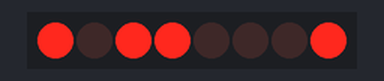
A sketch run on a simulated Arduino Uno, built with avr-gcc and run on an emulated ATmega328P. Parts: 8 shift-register outputs drawn as a row of LEDs (first output left, lit = HIGH). Wiring (inferred from the names in the program): shift register (74HC595): data pin 9; shift clock pin 10; latch pin 8. Wiring (inferred from the signals the program sends): row of LEDs: on Q0, Q1, Q2, Q3, Q4, Q5, Q6, Q7. What the sketch prints to the serial monitor is not drawn.

Above: at 0.1 s.
At 5.61 s:
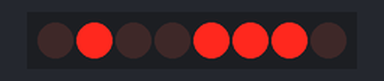
At 11.3 s:
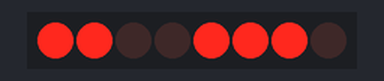
At 18.1 s:
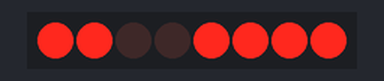
At 37.1 s:
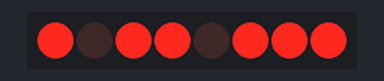
Timing chart, 0 to 40.0 s (numbered marks = the images above):
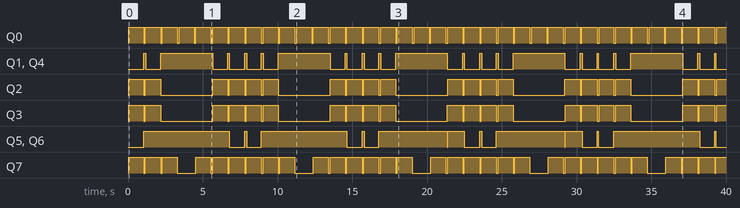

Measured:
- by itself, Q0: alternates HIGH for 1.0 s and LOW for 0.12 s
- by itself, Q1–4, Q7: moves between LOW and HIGH, repeating every 7.9 s
- by itself, Q5, Q6: LOW → HIGH at 1.1 s, → LOW 5.7 s later, → HIGH 1.0 s later, → LOW 0.14 s later, … (24 changes in this stretch)

The sketch:

74HC595_4x4_02.ino
```cpp
/*
  74HC595 ile 4x4 (R1..R4, C1..C4) tarama
  - Kolonlar ACTIVE-LOW (0 -> ON)
  - Satırlar ACTIVE-HIGH (1 -> aktif)

  GLYPH formatı (harflerdeki gibi):
    Her satır için 1 byte:
      b7 b6 b5 b4  b3 b2 b1 b0
      R1 R2 R3 R4  C1 C2 C3 C4   (C'ler ACTIVE-LOW)
*/

const int DATA_PIN = 9;    // 74HC595 DS   (pin 14)
const int CLOCK_PIN = 10;  // 74HC595 SHCP (pin 11)
const int LATCH_PIN = 8;   // 74HC595 STCP (pin 12)

const uint16_t ROW_HOLD_US = 1200;  // satır tutma süresi (parlaklık/titreme ayarı)

// -------------------- 74HC595 yazma --------------------
void shiftWrite(byte value) {
  digitalWrite(LATCH_PIN, LOW);
  shiftOut(DATA_PIN, CLOCK_PIN, MSBFIRST, value);
  digitalWrite(LATCH_PIN, HIGH);
}

/*
  makeByte:
  - Ayrı ayrı R/C bitlerini alır (0/1)
  - Senin kablolama/mapping'ine göre tek bir output byte üretir
  (Bu kısım "map()" değil: bu bir BIT PERMÜTASYONU)
*/
byte makeByte(
  byte R1, byte R2, byte R3, byte R4,
  byte C1, byte C2, byte C3, byte C4) {
  byte v = 0;

  // Rows -> output bitleri (senin kablolamana göre)
  if (R4) v |= (1 << 2);
  if (R2) v |= (1 << 0);
  if (R1) v |= (1 << 3);
  if (R3) v |= (1 << 7);

  // Cols -> output bitleri (senin kablolamana göre)
  if (C4) v |= (1 << 4);
  if (C2) v |= (1 << 5);
  if (C3) v |= (1 << 6);
  if (C1) v |= (1 << 1);

  return v;
}

/*
  INPUT MASK -> R/C bitlerine ayırıp makeByte(...) çağırır
  mask formatı:
    b7=R1, b6=R2, b5=R3, b4=R4, b3=C1, b2=C2, b1=C3, b0=C4
*/
byte makeByteFromMask(byte mask) {
  byte R1 = (mask >> 7) & 0x01;
  byte R2 = (mask >> 6) & 0x01;
  byte R3 = (mask >> 5) & 0x01;
  byte R4 = (mask >> 4) & 0x01;

  byte C1 = (mask >> 3) & 0x01;
  byte C2 = (mask >> 2) & 0x01;
  byte C3 = (mask >> 1) & 0x01;
  byte C4 = (mask >> 0) & 0x01;

  return makeByte(R1, R2, R3, R4, C1, C2, C3, C4);
}

// -------------------- GLYPH tarama --------------------
void refreshOnce(const byte glyph[4]) {
  for (byte r = 0; r < 4; r++) {
    shiftWrite(makeByteFromMask(glyph[r]));
    delayMicroseconds(ROW_HOLD_US);
  }
}

void showGlyph(const byte glyph[4], uint16_t durationMs) {
  unsigned long t0 = millis();
  while (millis() - t0 < durationMs) {
    refreshOnce(glyph);
  }
  shiftWrite(0);  // temizle
}

const byte BLANK = 0b00001111; // rows off + cols off

const byte GLYPH_CLEAR[4] = {
  0b00000000,  // R1 + C1111(ON) -> C nibble 0000
  0b00000000,  // R2
  0b00000000,  // R3
  0b00000000   // R4
};

// -------------------- Kare -> Dot animasyon glyph'leri --------------------
// FULL: tüm 4x4 dolu (kolonlar ON => C nibble = 0000)
const byte GLYPH_FULL[4] = {
  0b10000000,  // R1 + C1111(ON) -> C nibble 0000
  0b01000000,  // R2
  0b00100000,  // R3
  0b00010000   // R4
};

// BORDER: çerçeve (R1/R4 full, R2/R3 sadece C1 ve C4 ON)
// C1 & C4 ON => C nibble (C1 C2 C3 C4) = 0 1 1 0 = 0b0110
const byte GLYPH_BORDER[4] = {
  0b10000000,  // R1: ████  (C nibble 0000)
  0b01000110,  // R2: █··█
  0b00100110,  // R3: █··█
  0b00010000   // R4: ████
};

// CENTER2: ortada 2x2 (R2/R3: C2,C3 ON)
// C2 & C3 ON => C nibble = 1 0 0 1 = 0b1001
const byte GLYPH_CENTER2[4] = {
  BLANK,  // boş (satır seçmiyoruz)
  0b01001001,  // R2: ·██·
  0b00101001,  // R3: ·██·
  BLANK
};

// DOT: tek nokta (R2, C2 ON)
// sadece C2 ON => C nibble = 1 0 1 1 = 0b1011
const byte GLYPH_DOT[4] = {
  BLANK,
  0b01001011,  // R2: ·█··  (C2 ON)
  BLANK,
  BLANK
};


void setup() {
  pinMode(DATA_PIN, OUTPUT);
  pinMode(CLOCK_PIN, OUTPUT);
  pinMode(LATCH_PIN, OUTPUT);

  Serial.begin(115200);
  Serial.println("4x4 GLYPH animasyon basladi.");
}

void loop() {
  // küçül
  showGlyph(GLYPH_FULL, 1000);
  showGlyph((const byte[4]){BLANK,BLANK,BLANK,BLANK}, 120);  // küçük boşluk (istersen kaldır)
  showGlyph(GLYPH_BORDER,  1000);
  showGlyph((const byte[4]){BLANK,BLANK,BLANK,BLANK}, 120);  // küçük boşluk (istersen kaldır)
  showGlyph(GLYPH_CENTER2, 1000);
  showGlyph((const byte[4]){BLANK,BLANK,BLANK,BLANK}, 120);  // küçük boşluk (istersen kaldır)
  showGlyph(GLYPH_DOT, 1000);
  showGlyph((const byte[4]){BLANK,BLANK,BLANK,BLANK}, 120);  // küçük boşluk (istersen kaldır)

  // // büyü
  showGlyph(GLYPH_CENTER2, 1000);
  showGlyph((const byte[4]){BLANK,BLANK,BLANK,BLANK}, 120);  // küçük boşluk (istersen kaldır)
  showGlyph(GLYPH_BORDER,  1000);
  showGlyph((const byte[4]){BLANK,BLANK,BLANK,BLANK}, 120);  // küçük boşluk (istersen kaldır)
  showGlyph(GLYPH_FULL,    1000);
  showGlyph((const byte[4]){BLANK,BLANK,BLANK,BLANK}, 120);  // küçük boşluk (istersen kaldır)
}
```
